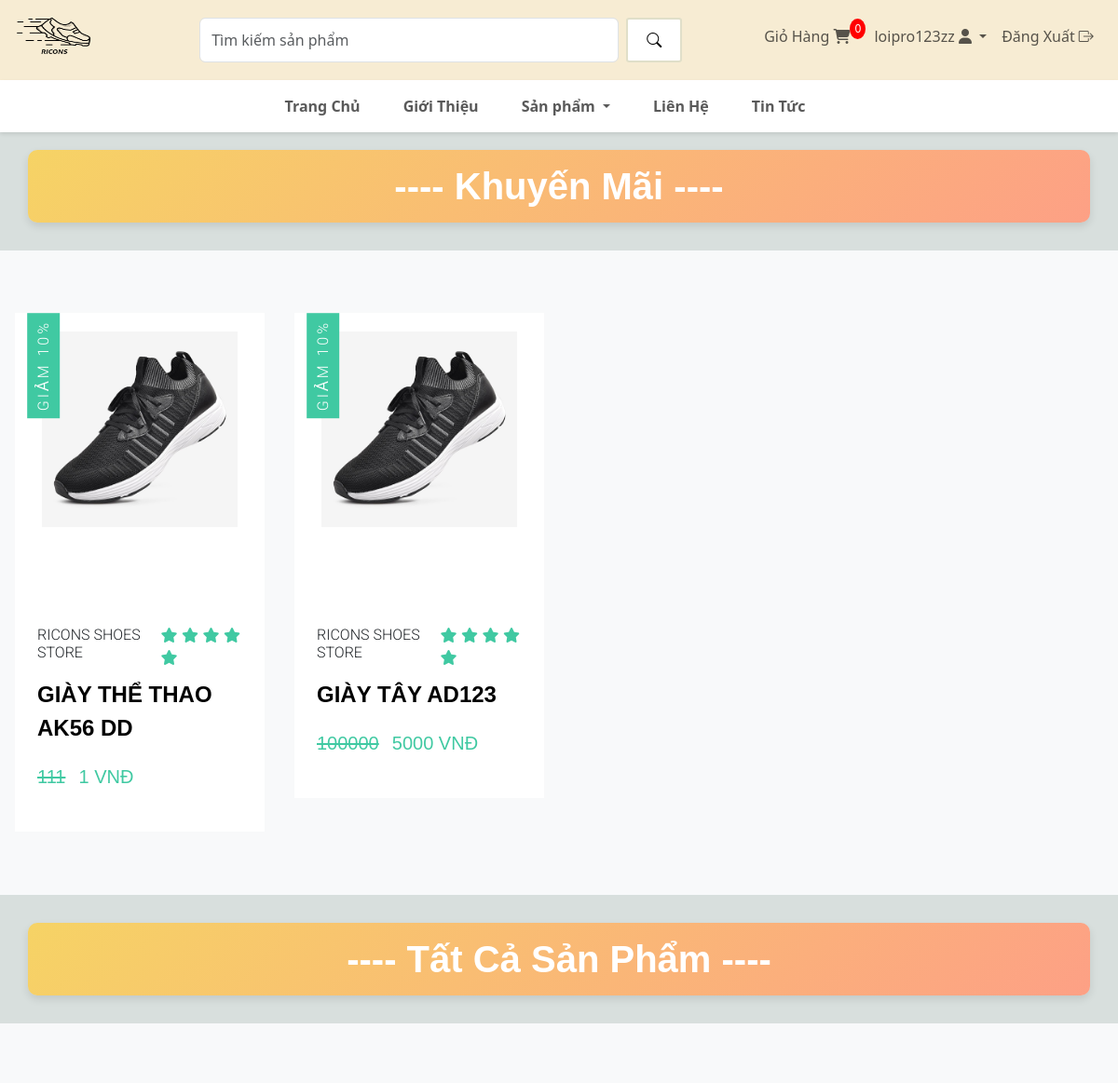
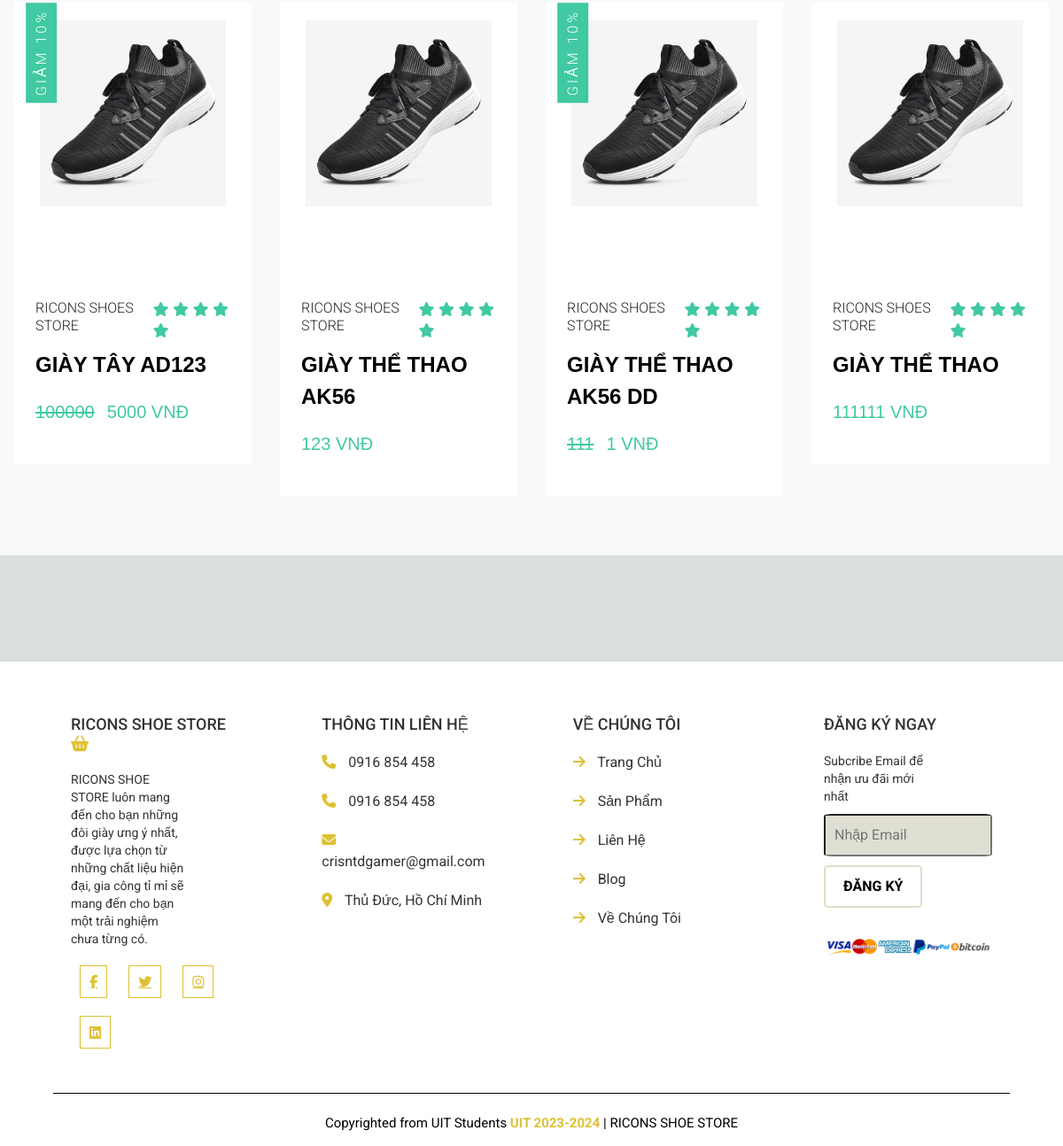
Page / (signed in) on the committed database (2 pictures, top to bottom).
### app/models.py (models this page shows, shortened)
class SanPham(models.Model):
    the_loai = models.ForeignKey(TheLoai, on_delete=models.CASCADE, default=1)
    ten = models.CharField(max_length=300, null=True, blank=False)
    gia = models.IntegerField(blank=False)
    hinh = models.ImageField(null=True, blank=True)
    khuyen_mai = models.BooleanField(default=False)
    gia_km = models.IntegerField(blank=True, null=True)
    mo_ta = models.CharField(max_length=500, default='', blank=True)
    @property
    def ImageURL(self):
        try:
            url = self.hinh.url
        except:
            url = ''
        return url

### app/views.py (the view)
# urls.py: path('', views.home, name="home"),
def home(request):
    sanpham_list = SanPham.objects.all()
    theloai_list = TheLoai.objects.all()
    sanpham_km_list = SanPham.objects.filter(khuyen_mai = True).order_by('-id')[:4]
    context = {'theloai_list' : theloai_list,
               'sanpham_list' : sanpham_list,
               'sanpham_km_list' : sanpham_km_list,}
    return render(request, "app/home.html", context)

### app/templates/app/home.html (shortened to what this page needs)
{% extends 'app/base.html' %}
{% block banner%}
<div id="slider" class="carousel slide" data-bs-ride="carousel" data-bs-interval="2000" style="margin-top: 115px;">
    <div class="carousel-indicators">
    </div>
    <div class="carousel-inner">
        <div class="carousel-item">
        </div>
    </div>
    <button class="carousel-control-prev" type="button" data-bs-target="#slider" data-bs-slide="prev">
    </button>
    <button class="carousel-control-next" type="button" data-bs-target="#slider" data-bs-slide="next">
    </button>
</div>
{% endblock banner%}
{% block content %}
<div class="container-pdt">
    <div class="row">
        <div class="col-lg">
            <h1 class="featured"
                style="text-align: center; font-weight: bold; margin-bottom: 30px; margin-left: 30px; margin-right: 30px; ;">
                ---- Khuyến Mãi ----
            </h1>
            <section class="products">
                <div class="product-card-container">
                    <div class="product-items">
                        {% for sanpham in sanpham_km_list %}
                        <div class="product">
                            <div class="product-content">
                                <div class="product-img">
                                    <img src="{{sanpham.ImageURL}}" alt="product image">
                                </div>
                            </div>
                            <div class="product-info">
                                <div class="product-info-top">
                                    <h2 class="sm-title">Ricons Shoes Store</h2>
                                    <div class="rating">
                                        <span><i class="fas fa-star"></i></span>
                                        <span><i class="fas fa-star"></i></span>
                                        <span><i class="fas fa-star"></i></span>
                                        <span><i class="fas fa-star"></i></span>
                                        <span><i class="fas fa-star"></i></span>
                                    </div>
                                </div>
                                <a href="#" class="product-name">{{sanpham.ten}}</a>
                                <div class="product- price-container">
                                    {% if sanpham.khuyen_mai == True %}
                                    <strike class="product-price">{{sanpham.gia}}</strike>
                                    <p class="product-price">{{ sanpham.gia_km}} VNĐ</p>
                                    {% else %}
                                    <p class="product-price">{{sanpham.gia}} VNĐ</p>
                                    {% endif %}
                                </div>
                            </div>
                            {% if sanpham.khuyen_mai == True %}
                            <div class="off-info">
                                <h2 class="sm-title">Giảm 10%</h2>
                            </div>
                            {% endif %}
                        </div>
                        {% endfor %}
                    </div>
                </div>
            </section>
        </div>
    </div>
    <div class="row">
        <div class="col-lg">
            <h1 class="featured"
                style="text-align: center; font-weight: bold; margin-bottom: 30px; margin-left: 30px; margin-right: 30px; ;">
                ---- Tất Cả Sản Phẩm ----
            </h1>
            <section class="products">
                <div class="product-ccontainer">
                    <div class="product-items">
                        {% for sanpham in sanpham_list %}
                        <div class="product">
                            <div class="product-content">
                                <div class="product-img">
                                    <img src="{{sanpham.ImageURL}}" alt="product image">
                                </div>
                            </div>
                            <div class="product-info">
                                <div class="product-info-top">
                                    <h2 class="sm-title">Ricons Shoes Store</h2>
                                    <div class="rating">
                                        <span><i class="fas fa-star"></i></span>
                                        <span><i class="fas fa-star"></i></span>
                                        <span><i class="fas fa-star"></i></span>
                                        <span><i class="fas fa-star"></i></span>
                                        <span><i class="fas fa-star"></i></span>
                                    </div>
                                </div>
                                <a href="#" class="product-name">{{sanpham.ten}}</a>
                                <div class="product- price-container">
                                    {% if sanpham.khuyen_mai == True %}
                                    <strike class="product-price">{{sanpham.gia}}</strike>
                                    <p class="product-price">{{ sanpham.gia_km}} VNĐ</p>
                                    {% else %}
                                    <p class="product-price">{{sanpham.gia}} VNĐ</p>
                                    {% endif %}
                                </div>
                            </div>
                            {% if sanpham.khuyen_mai == True %}
                            <div class="off-info">
                                <h2 class="sm-title">Giảm 10%</h2>
                            </div>
                            {% endif %}
                        </div>
                        {% endfor %}
                    </div>
                </div>
            </section>
        </div>
    </div>
</div>
{% endblock content %}

### app/templates/app/base.html (shortened to what this page needs)
{% load static %}
<!DOCTYPE html>
<html lang="en">
<head>
    <link href="https://cdn.jsdelivr.net/npm/bootstrap@5.3.3/dist/css/bootstrap.min.css" rel="stylesheet">
    <link rel="stylesheet" href="{% static 'app/style.css' %}">
    <link rel="stylesheet" href="https://cdn.jsdelivr.net/npm/bootstrap-icons@1.11.3/font/bootstrap-icons.min.css">
    <link rel="stylesheet" href="https://cdnjs.cloudflare.com/ajax/libs/font-awesome/6.5.2/css/all.min.css">
</head>
<body>
    <div class="container-fluid sticky-top">
        <nav class="navbar navbar-expand-lg justify-content-center" style="background-color: #f7ecd3;">
            <a href="{% url 'home'%}" class="navbar-brand"><img src="{% static 'images/logo.png'%}"
                    style="width: 80px; height: 60px;" alt=""></a>
            <ul class="navbar-nav">
                <li class="nav-item" style="margin-left: 100px; margin-right: 80px;">
                    <form class="d-flex" role="search" action="{% url 'search' %}">
                        <input class="form-control me-2" name="search" type="search" placeholder="Tìm kiếm sản phẩm"
                            aria-label="Search" style="width: 450px; border-radius: 20;">
                        <button class="btn btn-outline-success" type="submit">
                            <i class="bi bi-search"></i>
                        </button>
                    </form>
                </li>
                <li class="nav-item" style="margin-right: 10px;">
                    <a class="nav-link" href="{% url 'cart' %}">
                        Giỏ Hàng
                        <span class="cart-icon">
                            <i class="fa-solid fa-cart-shopping"></i>
                        </span>
                        <span class="cart-count">{{ tong_san_pham_trong_gio_hang }}</span>
                    </a>
                </li>
                {% if user.is_authenticated %}
                <li class="nav-item dropdown">
                    <a class="nav-link dropdown-toggle" href="#" role="button" data-bs-toggle="dropdown"
                        aria-expanded="false">
                        {{request.user}} <i class="fa-solid fa-user"></i>
                    </a>
                </li>
                <li class="nav-item">
                    <a class="nav-link" href="{% url 'logout_user' %}">
                        Đăng Xuất <i class="bi bi-box-arrow-right"></i>
                    </a>
                </li>
                {% else %}
                <li class="nav-item">
                    <a class="nav-link" href="{% url 'login_user' %}">Đăng Nhập <i class="fa-solid fa-key"></i></a>
                </li>
                {% endif %}
            </ul>
        </nav>
        <nav class="navbar navbar-expand-sm justify-content-center"
            style="background-color: white; box-shadow: 0px 2px 4px rgba(0, 0, 0, 0.1);">
            <ul class="navbar-nav">
                <li class="nav-item" style="margin-right: 30px;">
                    <a class="nav-link" href="{% url 'home' %}"><b>Trang Chủ</b></a>
                </li>
                <li class="nav-item" style="margin-right: 30px;">
                    <a class="nav-link" href="#"><b>Giới Thiệu</b></a>
                </li>
                <li class="nav-item dropdown" style="margin-right: 30px;">
                    <a class="nav-link dropdown-toggle" href="#" role="button" data-bs-toggle="dropdown"
                        aria-expanded="false">
                        <b>Sản phẩm</b>
                    </a>
                </li>
                <li class="nav-item" style="margin-right: 30px;">
                    <a class="nav-link" href="#"><b>Liên Hệ</b></a>
                </li>
                <li class="nav-item" style="margin-right: 30px;">
                    <a class="nav-link" href="#"><b>Tin Tức</b></a>
                </li>
            </ul>
        </nav>
    </div>
    {% block banner %} {% endblock banner %}
    {% block content %} {% endblock content %}
    <section class="footer">
        <div class="container-footer">
            <div class="box">
                <h3>RICONS SHOE STORE <i class="fas fa-shopping-basket"></i></h3>
                <p>RICONS SHOE STORE luôn mang đến cho bạn những đôi giày ưng ý nhất, được lựa chọn từ những chất liệu
                    hiện đại, gia công tỉ mỉ sẽ mang đến cho bạn một trải nghiệm chưa từng có. </p>
                <div class="share">
                    <a href="#" class="fab fa-facebook-f"></a>
                    <a href="#" class="fab fa-twitter"></a>
                    <a href="#" class="fab fa-instagram"></a>
                    <a href="#" class="fab fa-linkedin"></a>
                </div>
            </div>
            <div class="box">
                <h3>THÔNG TIN LIÊN HỆ </h3>
                <a href="#" class="link"> <i class="fas fa-phone"></i> 0916 854 458 </a>
                <a href="#" class="link"> <i class="fas fa-phone"></i> 0916 854 458 </a>
                <a href="#" class="link"> <i class="fas fa-envelope"></i> crisntdgamer@gmail.com </a>
                <a href="#" class="link"> <i class="fas fa-map-marker-alt"></i> Thủ Đức, Hồ Chí Minh </a>
            </div>
            <div class="box">
                <h3> VỀ CHÚNG TÔI </h3>
                <a href="#" class="link"> <i class="fas fa-arrow-right"></i> Trang Chủ </a>
                <a href="#" class="link"> <i class="fas fa-arrow-right"></i> Sản Phẩm </a>
                <a href="#" class="link"> <i class="fas fa-arrow-right"></i> Liên Hệ </a>
                <a href="#" class="link"> <i class="fas fa-arrow-right"></i> Blog </a>
                <a href="#" class="link"> <i class="fas fa-arrow-right"></i> Về Chúng Tôi </a>
            </div>
            <div class="box">
                <h3> ĐĂNG KÝ NGAY </h3>
                <p>Subcribe Email để nhận ưu đãi mới nhất </p>
                <input type="text" placeholder="Nhập Email" class="email">
                <input type="submit" value="ĐĂNG KÝ" class="btn">
                <img src="{% static 'images/bank.png' %}" class="payment-img" alt="">
            </div>
            <div class="credit"> Copyrighted from UIT Students <span> UIT 2023-2024 </span> | RICONS SHOE STORE </div>
        </div>
    </section>
</body>
</html>

### rows in the picture
SanPham: ImageURL (picture), ten "GIÀY THỂ THAO AK56 DD", gia "111", gia_km "1", khuyen_mai "GIẢM 10%"
SanPham: ImageURL (picture), ten "GIÀY TÂY AD123", gia "100000", gia_km "5000", khuyen_mai "GIẢM 10%"
SanPham: ImageURL (picture), ten "GIÀY THỂ THAO AK56", gia "123"
SanPham: ImageURL (picture), ten "GIÀY THỂ THAO", gia "111111"

### other values in the picture
{{ tong_san_pham_trong_gio_hang }} "0"
{{ request.user }} "loipro123zz"
